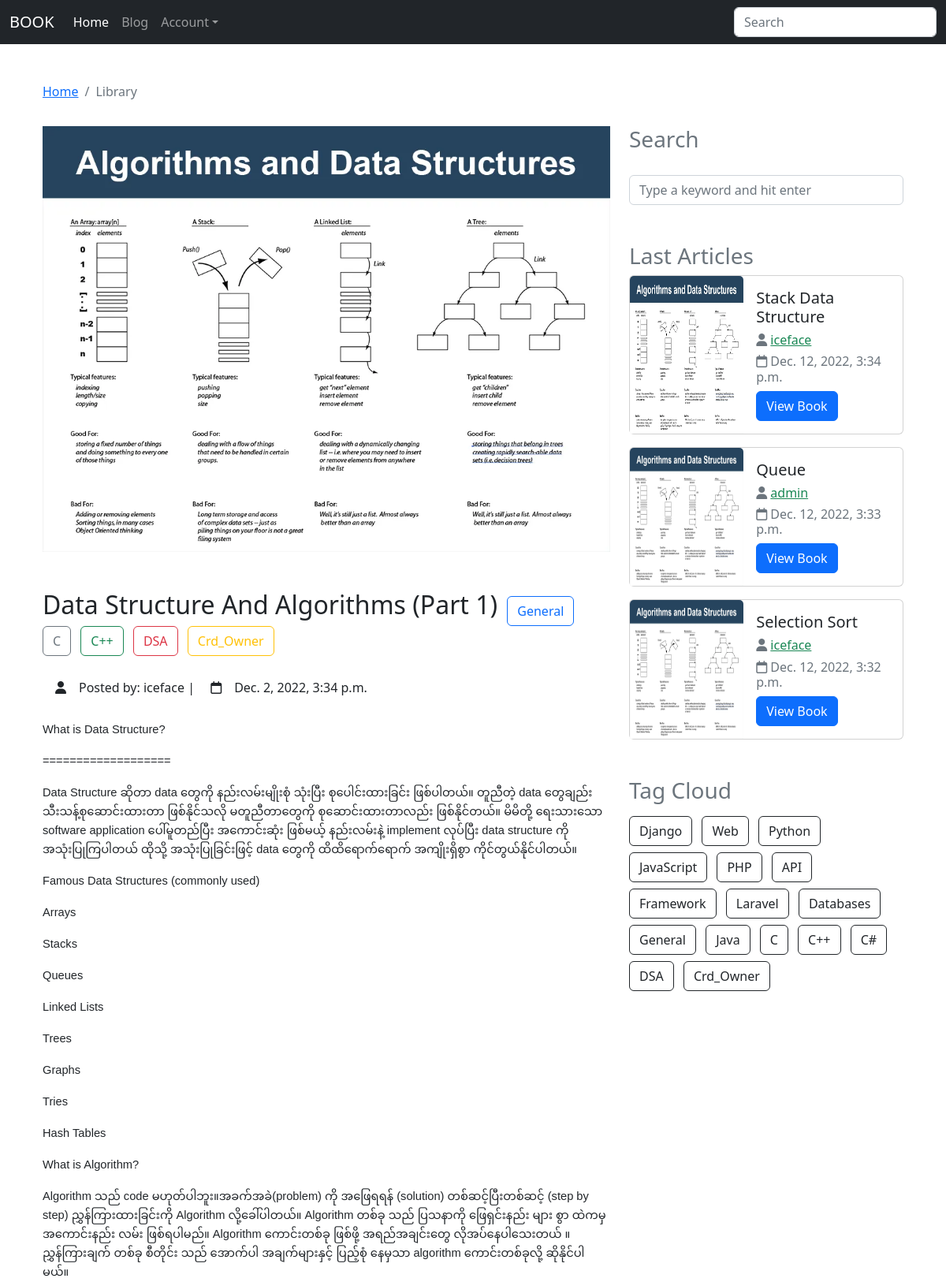
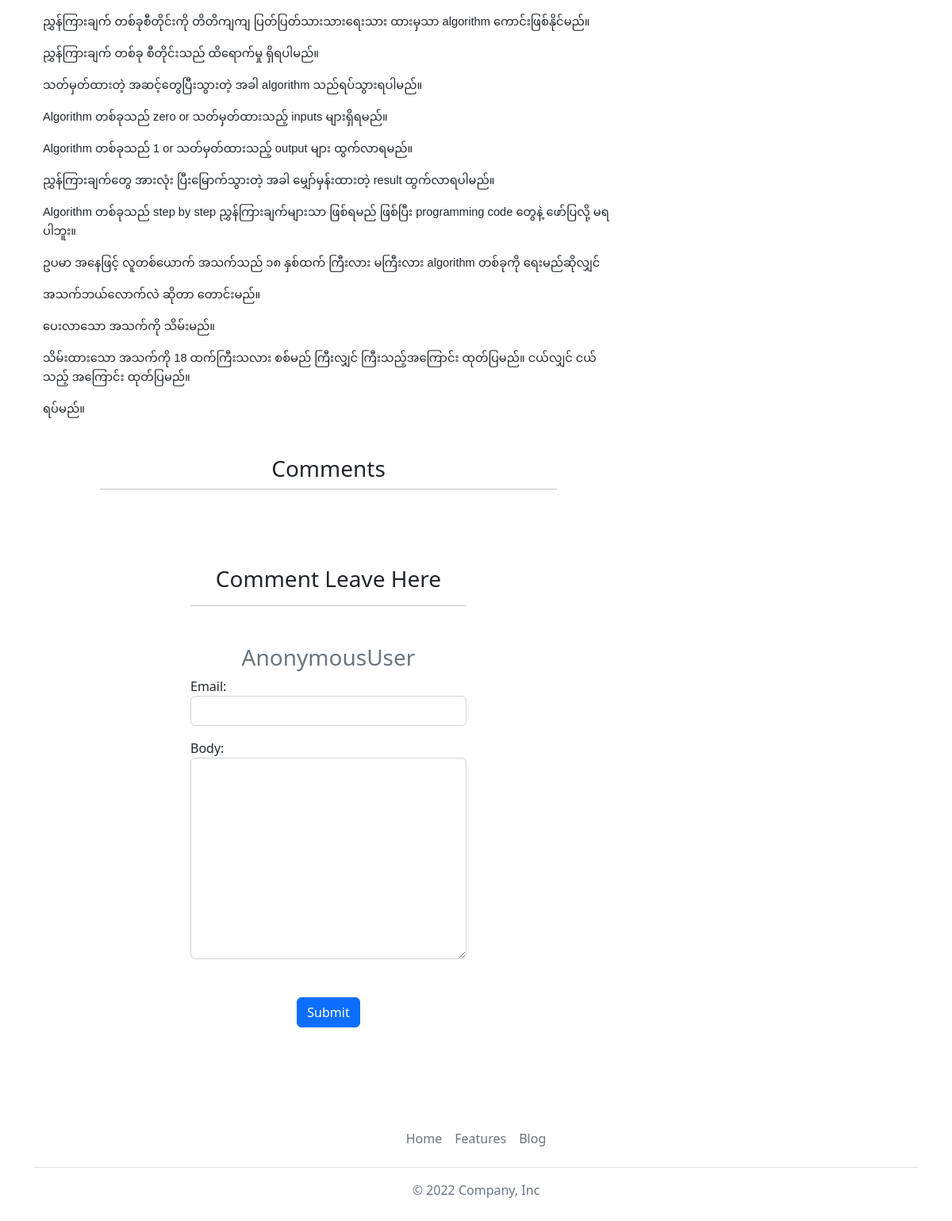
/blog/data-structure-and-algorithms-part-1, run on the app's committed database (2 pictures, top to bottom).
### blog/models.py (models this page shows, shortened)
class Blog(models.Model):
    STATUS_CHOICE = (
        (0, "Draft"),
        (1, "Public"),
    )
    title = models.CharField(max_length=254)
    user = models.ForeignKey(User, on_delete=models.CASCADE)
    slug = models.SlugField()
    body = RichTextUploadingField(blank=True)
    created_date = models.DateTimeField(default=timezone.now)
    edited_date = models.DateTimeField(auto_now_add=True)
    tags = models.ManyToManyField(Tag, blank=True)
    image = models.ImageField(upload_to=None, null=True, blank=True)
    status = models.IntegerField(choices=STATUS_CHOICE, default=0)

### tags/models.py (models this page shows)
class Tag(models.Model):
    name = models.CharField(max_length=100)
    def __str__(self):
        return self.name

### blog/views.py (the view)
# urls.py: path("<slug:slug>", views.post_detail, name="detail"),
def post_detail(request, slug):
    post = Blog.objects.get(slug=slug)
    if request.method == "POST":
        form = BlogCommentForm(request.POST)
        if form.is_valid():
            email = form.cleaned_data["email"]
            body = form.cleaned_data["body"]
            if request.user.is_authenticated:
                user = request.user
                blog_comment = BlogComment(user=user, email=email, body=body, blog=post)
            else:
                blog_comment = BlogComment(email=email, body=body, blog=post)
            blog_comment.save()
            return redirect(reverse("blog:detail", args=[post.slug]))
    else:
        form = BlogCommentForm()
    context = {
        "post": post,
        "get_tags": Tag.objects.all(),
        "lastposts": Blog.objects.all().order_by("-created_date")[:3],
        "form": form,
        "comments": BlogComment.objects.filter(blog=post).order_by("created_date"),
    }
    return render(request, "blog/blog_detail.html", context)

### blog/forms.py
class BlogCommentForm(forms.ModelForm):
    class Meta:
        model = BlogComment
        fields = ["email", "body"]
    def __init__(self, *args, **kwargs):
        super(BlogCommentForm, self).__init__(*args, *kwargs)
        for field in self.fields:
            self.fields[field].widget.attrs["class"] = "form-control"

### templates/blog/blog_detail.html (shortened to what this page needs)
{% extends 'base.html' %}
{% load static %}
{% block content %}
	<div class="container px-4 py-5" id="custom-cards">
		<nav aria-label="breadcrumb mb-3">
		  <ol class="breadcrumb">
		    <li class="breadcrumb-item"><a href="{% url 'blog:home' %}">Home</a></li>
		    <li class="breadcrumb-item active" aria-current="page">Library</li>
		  </ol>
		</nav>
		<div class="row py-3">
			<div class="col-12 col-lg-8">
				<img src="{{ post.image.url }}" class="img-fluid" alt="{{ post.title }}">
				<ul class="list-inline">
					<li class="list-inline-item"><h2 class="text-capitalize mt-5">{{ post.title }}</h2></li>
					{% for tag in post.tags.all %}
				    	<li class="list-inline-item text-muted"><a href="{% url 'book:view_tags' tag %}" class="btn {% cycle 'btn-outline-primary' 'btn-outline-secondary' 'btn-outline-success' 'btn-outline-danger' 'btn-outline-warning' 'btn-outline-info' 'btn-outline-dark' %}">{{ tag }}</a></li>
				    {% endfor %}
				</ul>
				<p><i class="fa-solid fa-user p-3"></i>Posted by: {{ post.user.username }} | <span><i class="fa-regular fa-calendar p-3"></i>{{ post.created_date }}</span></p>
				<p class="">
					{{  post.body |safe }}
				</p>
				<div>
					<h3 class="mt-5 text-center">Comments {{ comment.loopcount }}</h3>
					<hr class="mb-5" style="margin: 0 10%;">
					<div class="row">
						<div class="col"></div>
						<div class="col-12 col-md-8 col-lg-6">
							<h3 class="mt-5 text-center">Comment Leave Here</h3>
							<hr>
							<div class="mb-3 mt-5">
								<form method="POST">
									<div class="text-center">
										{% if request.user.is_authenticated %}
			            					<h3 class="text-muted">{{ request.user }}</h3>
			            				{% else %}
			            					<h3 class="text-muted">{{ request.user}}</h3>
			            				{% endif %}
									</div>
									{{ form.as_p }}
									<div class="text-center mt-5">
										<input type="submit" name="" class="btn btn-primary" value="Submit">
									</div>
								</form>
							</div>
						</div>
						<div class="col"></div>
					</div>
				</div>
			</div>
			{% include 'blog/tags.html' %}
		</div>
	</div>
{% endblock %}

### templates/blog/tags.html (shortened to what this page needs)
<div class="col-12 col-lg-4">
	<h3 class="text-muted mb-1">Search</h3>
	<div class="sidebar-box pt-md-4 mb-5">
        <form action="{% url 'book:search' %}" class="search-form" method="GET">
            <div class="form-group">
                <input type="text" name="q" class="form-control" placeholder="Type a keyword and hit enter">
            </div>
        </form>
    </div>
    <div class="mb-5">
	    <h3 class="text-muted">Last Articles</h3>
	    {% for post in lastposts %}
	    <div class="card mb-3" style="max-width: ;">
		    <div class="row g-0">
		        <div class="col-sm-5">
		            <img src="{{ post.image.url }}" class="card-img-top h-100" alt="{{ post.title }}">
		        </div>
		        <div class="col-sm-7">
		            <div class="card-body">
		                <h5 class="card-title">{{ post.title }}</h5>
		                <p class="h6 text-muted"><i class="fa-solid fa-user"></i>
		                	<a href="{% url 'book:book_user_profile' post.user.id %}" class="link-success">{{ post.user }}</a>
		                </p>
		                <p class="h6 text-muted mt-2"><i class="fa-regular fa-calendar"></i>
                        	{{ post.created_date }}
                        </p>
		                <a href="{% url 'blog:detail' post.slug %}" class="btn btn-primary">View Book</a>
		            </div>
		        </div>
		    </div>
		</div>
		{% endfor %}
	</div>
    <div class="mb-3">
        <h3 class="text-muted mb-3">Tag Cloud</h3>
        <ul class="list-inline">
		    {% for tag in get_tags %}
		    	<li class="list-inline-item mb-2"><a href="{% url 'book:view_tags' tag.name %}" class="btn btn-outline-dark">{{ tag.name }}</a></li>
		    {% endfor %}
		</ul>
    </div>
</div>

### data on the page
Blog: image (picture), title "Data Structure And Algorithms (Part 1)", user.username "iceface", created_date "Dec. 2, 2022, 3:34 p.m.", body "What is Data Structure? =================== Data Structure ဆိုတာ data တွေကို နည်းလမ်းမျိုးစုံ သုံးပြီး စုပေါင်းထားခြင်း ဖြစ်ပါတယ်။ တူညီတဲ့ data တွေချည်း သီးသန့်စုဆောင်းထားတာ ဖြစ်နိုင်သလို မတူညီတာတွေကို စုဆောင်းထားတာလည်း ဖြစ်နိုင်တယ်။ မိမိတို့ ရေးသားသော software application ပေါ်မူတည်ပြီး အကောင်းဆုံး ဖြစ်မယ့် နည်းလမ်းနဲ့ implement လုပ်ပြီး data structure ကို အသုံးပြုကြပါတယ် ထိုသို့ အသုံးပြုခြင်းဖြင့် data တွေကို ထိထိရောက်ရောက် အကျိုးရှိစွာ ကိုင်တွယ်နိုင်ပါတယ်။ Famous Data Structures (commonly used) Arrays Stacks Queues Linked Lists Trees Graphs Tries Hash Tables What is Algorithm? Algorithm သည် code မဟုတ်ပါဘူး။အခက်အခဲ(problem) ကို အဖြေရရန် (solution) တစ်ဆင့်ပြီးတစ်ဆင့် (step by step)…"
Tag: name "General"
Tag: name "C"
Tag: name "C++"
Tag: name "DSA"
Tag: name "Crd_Owner"
Blog: image (picture), title "Stack Data Structure", user "iceface", created_date "Dec. 12, 2022, 3:34 p.m."
Blog: image (picture), title "Queue", user "admin", created_date "Dec. 12, 2022, 3:33 p.m."
Blog: image (picture), title "Selection Sort", user "iceface", created_date "Dec. 12, 2022, 3:32 p.m."
Tag: name "Django"
Tag: name "Web"
Tag: name "Python"
Tag: name "JavaScript"
Tag: name "PHP"
Tag: name "API"
Tag: name "Framework"
Tag: name "Laravel"
Tag: name "Databases"
Tag: name "Java"
Tag: name "C#"

### other printed values
{{ request.user }} "AnonymousUser"
